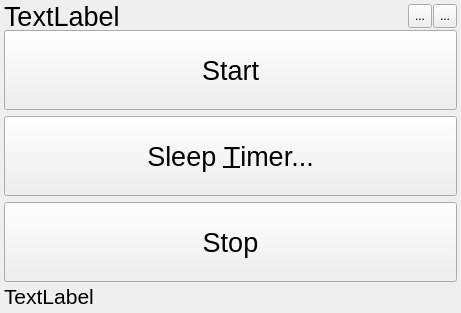
<?xml version="1.0" encoding="UTF-8"?>
<ui version="4.0">
 <class>MainWindow</class>
 <widget class="QMainWindow" name="MainWindow">
  <property name="geometry">
   <rect>
    <x>0</x>
    <y>0</y>
    <width>461</width>
    <height>311</height>
   </rect>
  </property>
  <property name="windowTitle">
   <string>MainWindow</string>
  </property>
  <widget class="QWidget" name="centralWidget">
   <layout class="QVBoxLayout" name="verticalLayout">
    <property name="spacing">
     <number>2</number>
    </property>
    <property name="leftMargin">
     <number>4</number>
    </property>
    <property name="topMargin">
     <number>4</number>
    </property>
    <property name="rightMargin">
     <number>4</number>
    </property>
    <property name="bottomMargin">
     <number>4</number>
    </property>
    <item>
     <layout class="QHBoxLayout" name="horizontalLayout">
      <property name="spacing">
       <number>1</number>
      </property>
      <item>
       <widget class="QLabel" name="label_current_time">
        <property name="minimumSize">
         <size>
          <width>0</width>
          <height>24</height>
         </size>
        </property>
        <property name="maximumSize">
         <size>
          <width>16777215</width>
          <height>24</height>
         </size>
        </property>
        <property name="font">
         <font>
          <pointsize>20</pointsize>
         </font>
        </property>
        <property name="text">
         <string>TextLabel</string>
        </property>
       </widget>
      </item>
      <item>
       <widget class="QToolButton" name="toolButton_minimize">
        <property name="minimumSize">
         <size>
          <width>24</width>
          <height>24</height>
         </size>
        </property>
        <property name="maximumSize">
         <size>
          <width>24</width>
          <height>24</height>
         </size>
        </property>
        <property name="text">
         <string>...</string>
        </property>
        <property name="icon">
         <iconset resource="../resources.qrc">
          <normaloff>:/image/minimize.svg</normaloff>:/image/minimize.svg</iconset>
        </property>
       </widget>
      </item>
      <item>
       <widget class="QToolButton" name="toolButton_close">
        <property name="minimumSize">
         <size>
          <width>24</width>
          <height>24</height>
         </size>
        </property>
        <property name="maximumSize">
         <size>
          <width>24</width>
          <height>24</height>
         </size>
        </property>
        <property name="text">
         <string>...</string>
        </property>
        <property name="icon">
         <iconset resource="../resources.qrc">
          <normaloff>:/image/close.svg</normaloff>:/image/close.svg</iconset>
        </property>
       </widget>
      </item>
     </layout>
    </item>
    <item>
     <widget class="QFrame" name="frame">
      <property name="sizePolicy">
       <sizepolicy hsizetype="Preferred" vsizetype="Expanding">
        <horstretch>0</horstretch>
        <verstretch>0</verstretch>
       </sizepolicy>
      </property>
      <property name="frameShape">
       <enum>QFrame::NoFrame</enum>
      </property>
      <property name="frameShadow">
       <enum>QFrame::Plain</enum>
      </property>
      <layout class="QVBoxLayout" name="verticalLayout_2">
       <property name="leftMargin">
        <number>0</number>
       </property>
       <property name="topMargin">
        <number>0</number>
       </property>
       <property name="rightMargin">
        <number>0</number>
       </property>
       <property name="bottomMargin">
        <number>0</number>
       </property>
       <item>
        <widget class="QPushButton" name="pushButton_start">
         <property name="minimumSize">
          <size>
           <width>0</width>
           <height>80</height>
          </size>
         </property>
         <property name="font">
          <font>
           <pointsize>20</pointsize>
          </font>
         </property>
         <property name="text">
          <string>Start</string>
         </property>
        </widget>
       </item>
       <item>
        <widget class="QPushButton" name="pushButton_sleep_timer">
         <property name="minimumSize">
          <size>
           <width>0</width>
           <height>80</height>
          </size>
         </property>
         <property name="font">
          <font>
           <pointsize>20</pointsize>
          </font>
         </property>
         <property name="text">
          <string>Sleep &amp;Timer...</string>
         </property>
        </widget>
       </item>
       <item>
        <widget class="QPushButton" name="pushButton_stop">
         <property name="minimumSize">
          <size>
           <width>0</width>
           <height>80</height>
          </size>
         </property>
         <property name="font">
          <font>
           <pointsize>20</pointsize>
          </font>
         </property>
         <property name="text">
          <string>Stop</string>
         </property>
        </widget>
       </item>
      </layout>
     </widget>
    </item>
    <item>
     <widget class="QLabel" name="label_status">
      <property name="font">
       <font>
        <pointsize>16</pointsize>
       </font>
      </property>
      <property name="text">
       <string>TextLabel</string>
      </property>
     </widget>
    </item>
   </layout>
  </widget>
 </widget>
 <layoutdefault spacing="6" margin="11"/>
 <resources>
  <include location="../resources.qrc"/>
 </resources>
 <connections/>
</ui>
